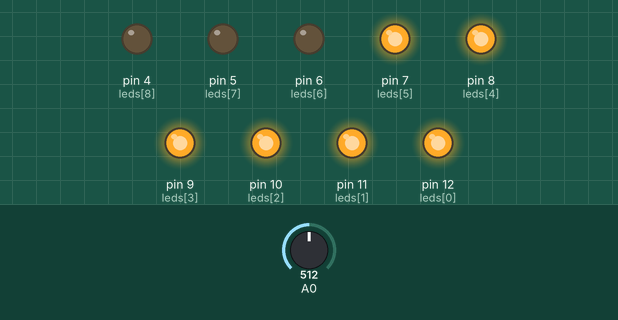
Recording of a sketch running on a simulated Arduino Uno, built with avr-gcc and run on an emulated ATmega328P. Shown: output pins drawn as LEDs (lit = HIGH). Inputs (shaded band) come from the test bench; at power-on: A0 = 512.

Above: at 1.2 s.
1.3 s: A0 set to 544
2.8 s: A0 set to 562
At 4.0 s:
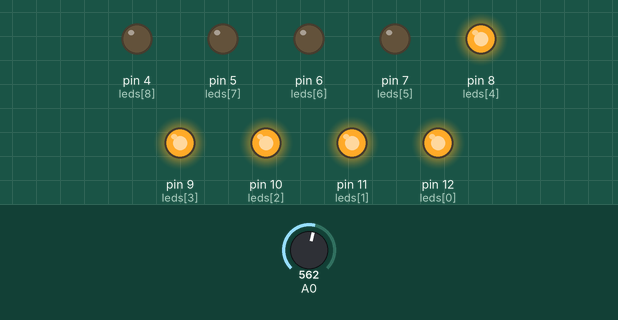
4.3 s: A0 set to 632
5.8 s: A0 set to 663
At 6.8 s:
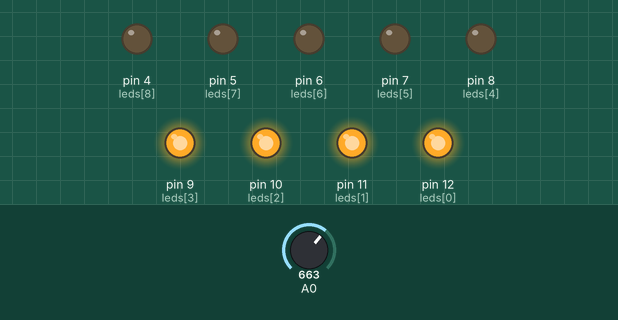
7.3 s: A0 set to 723
8.8 s: A0 set to 749
At 9.4 s:
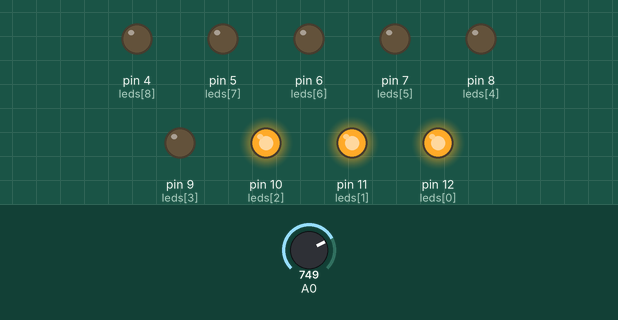
Timing chart, 0 to 11.3 s (numbered marks = the images above; inputs shaded):
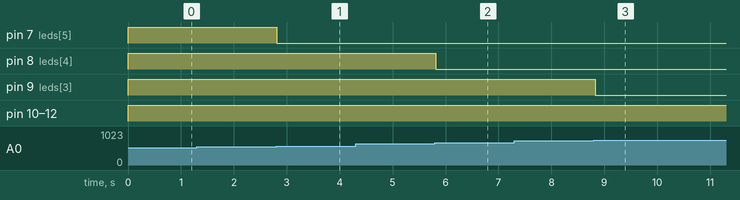

Measured:
- the behaviour switches between 552 and 553 on A0 (found by bisection; images 0 and 1)
- the behaviour switches between 645 and 646 on A0 (found by bisection; images 1 and 2)
- the behaviour switches between 739 and 740 on A0 (found by bisection; images 2 and 3)
- after the input at 1.3 s, every drawn part: stays the same
- after the input at 2.8 s, pin 7 (leds[5]): HIGH → LOW at once
- after the input at 4.3 s, every drawn part: stays the same
- after the input at 5.8 s, pin 8 (leds[4]): HIGH → LOW at once
- after the input at 7.3 s, every drawn part: stays the same
- after the input at 8.8 s, pin 9 (leds[3]): HIGH → LOW at once

The sketch:

aula-LDR.ino
```cpp
int leds[9] = {12, 11, 10, 9, 8, 7, 6, 5, 4};
float ldr;
float minimo = 85;
float maximo = 1020;
float luz;
int i;

void setup()
{
  for (i = 0; i < 9; i++)
  {
    pinMode(leds[i], OUTPUT);
  }

  pinMode(A0, INPUT);
}

void loop()
{
  ldr = analogRead(A0);
  luz = ((ldr - minimo) / (maximo - minimo)) * 10;
  luz = (luz - 10) * -1;

  for (i = 0; i < 9; i++)
  {
    if (i < luz)
    {
      digitalWrite(leds[i], HIGH);
    }
    else
    {
      digitalWrite(leds[i], LOW);
    }
  }

  delay(100);
}
```
